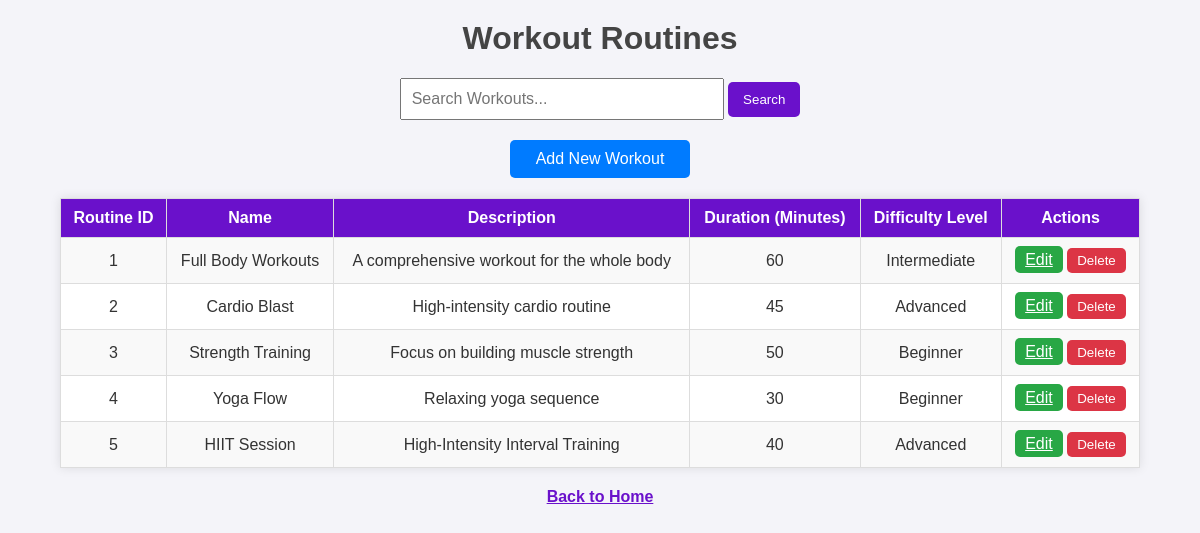
The page /view_workouts on the database its author committed.
### tables this page shows
CREATE TABLE Workout_Routines (
        routine_id INTEGER PRIMARY KEY,
        routine_name TEXT NOT NULL,
        description TEXT,
        duration INTEGER,
        difficulty_level TEXT
    );

### app.py (the view)
@app.route('/view_workouts')
def view_workouts():
    conn = sqlite3.connect('gym_management_system.db')
    conn.row_factory = sqlite3.Row
    cursor = conn.cursor()
    cursor.execute('SELECT * FROM Workout_Routines')
    workouts = cursor.fetchall()
    conn.close()
    return render_template('view_workouts.html', workouts=workouts)

### templates/view_workouts.html (shortened to what this page needs)
<!DOCTYPE html>
<html lang="en">
<head>
</head>
<body>
    <h1>Workout Routines</h1>
    <form method="GET" action="{{ url_for('search_workouts') }}">
        <input type="text" name="query" placeholder="Search Workouts..." required>
        <button type="submit">Search</button>
    </form>
    <a href="{{ url_for('add_workout') }}" class="add">Add New Workout</a>
    <table>
        <tr>
            <th>Routine ID</th>
            <th>Name</th>
            <th>Description</th>
            <th>Duration (Minutes)</th>
            <th>Difficulty Level</th>
            <th>Actions</th>
        </tr>
        {% for workout in workouts %}
        <tr>
            <td>{{ workout['routine_id'] }}</td>
            <td>{{ workout['routine_name'] }}</td>
            <td>{{ workout['description'] }}</td>
            <td>{{ workout['duration'] }}</td>
            <td>{{ workout['difficulty_level'] }}</td>
            <td>
                <a href="{{ url_for('edit_workout', routine_id=workout['routine_id']) }}" class="btn edit">Edit</a>
                <form action="{{ url_for('delete_workout', routine_id=workout['routine_id']) }}" method="POST" style="display:inline;">
                    <button type="submit" class="btn delete" onclick="return confirm('Are you sure you want to delete this workout?');">Delete</button>
                </form>
            </td>
        </tr>
        {% endfor %}
    </table>
    <a href="{{ url_for('index') }}" style="display: block; text-align: center; margin-top: 20px; font-weight: bold; color: #6a11cb;">Back to Home</a>
</body>
</html>

### templates/view_workouts.html (style rules this page uses)
body { font-family: Arial, sans-serif; margin: 0; padding: 0; background-color: #f4f4f9; color: #333; }
h1 { text-align: center; color: #444; margin-top: 20px; }
form { text-align: center; margin: 20px 0; }
input[type="text"] { padding: 10px; width: 300px; font-size: 16px; }
button { padding: 10px 15px; background-color: #6a11cb; color: white; border: none; cursor: pointer; border-radius: 5px; }
table { width: 90%; margin: 20px auto; border-collapse: collapse; background-color: white; box-shadow: 0 0 10px rgba(0, 0, 0, 0.1); }
th, td { padding: 10px; border: 1px solid #ddd; text-align: center; }
th { background-color: #6a11cb; color: white; }
tr:nth-child(even) { background-color: #f9f9f9; }
.btn { padding: 5px 10px; color: white; border: none; border-radius: 5px; cursor: pointer; }
.edit { background-color: #28a745; }
.delete { background-color: #dc3545; }
.add { display: block; margin: 10px auto; background-color: #007bff; text-decoration: none; color: white; padding: 10px 15px; text-align: center; border-radius: 5px; width: 150px; }

### rows shown on the page
Workout_Routines: routine_id "1", routine_name "Full Body Workouts", description "A comprehensive workout for the whole body", duration "60", difficulty_level "Intermediate"
Workout_Routines: routine_id "2", routine_name "Cardio Blast", description "High-intensity cardio routine", duration "45", difficulty_level "Advanced"
Workout_Routines: routine_id "3", routine_name "Strength Training", description "Focus on building muscle strength", duration "50", difficulty_level "Beginner"
Workout_Routines: routine_id "4", routine_name "Yoga Flow", description "Relaxing yoga sequence", duration "30", difficulty_level "Beginner"
Workout_Routines: routine_id "5", routine_name "HIIT Session", description "High-Intensity Interval Training", duration "40", difficulty_level "Advanced"
